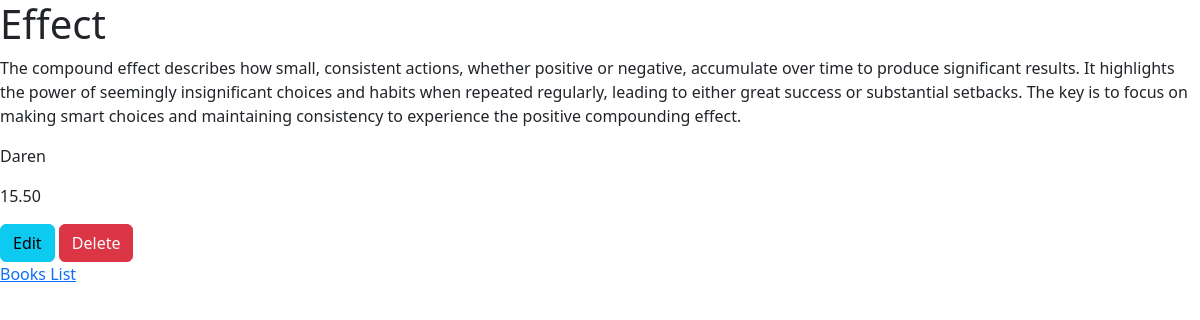
Screenshot of /books/4/ with the database file from the repository.
### books/models.py (models this page shows, shortened)
class Book(models.Model):
    title = models.CharField(max_length=100)
    author = models.CharField(max_length=100)
    description = models.TextField()
    price = models.DecimalField(decimal_places=2, max_digits=6)

### books/views.py (the view)
# urls.py: path('<int:pk>/', BookDetailView.as_view(), name='book_detail'),
class BookDetailView(generic.DetailView):
    model = Book
    template_name = 'books/book_detail.html'

### books/templates/books/book_detail.html (shortened to what this page needs)
{% extends "_base.html" %}
{% block content %}
    <h1>{{ book.title|capfirst }}</h1>
    <p>{{ book.description }}</p>
    <p>{{ book.author }}</p>
    <p>{{ book.price }}</p>
    <a href="{% url 'book_update' book.id %}"><button type="submit", class="btn btn-info">Edit</button></a>
    <a href="{% url 'book_delete' book.id %}"><button type="button" class="btn btn-danger">Delete</button></a>
    <br>
    <a href="{% url 'book_list' %}">Books List</a>
{% endblock %}

### rows the page displays
Book: description "The compound effect describes how small, consistent actions, whether positive or negative, accumulate over time to produce significant results. It highlights the power of seemingly insignificant choices and habits when repeated regularly, leading to either great success or substantial setbacks. The key is to focus on making smart choices and maintaining consistency to experience the positive compounding effect.", author "Daren", price "15.50"
